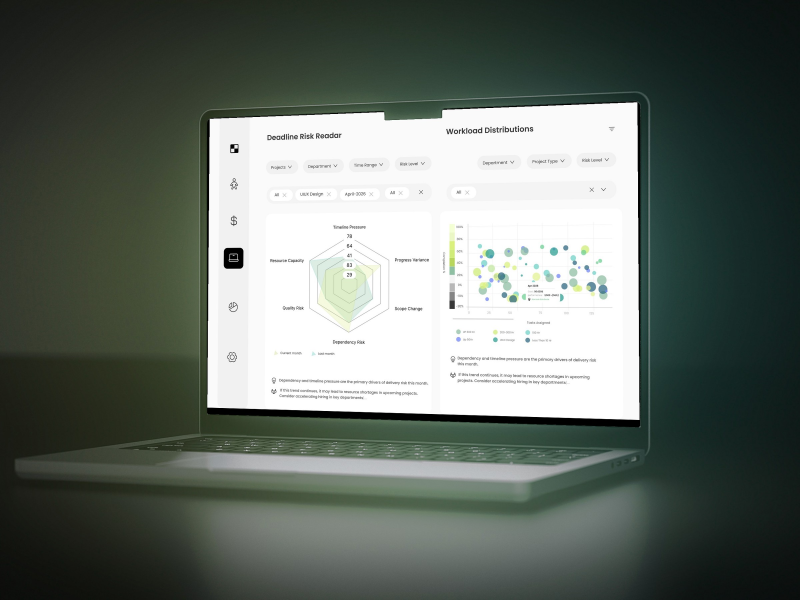
#> input picture behance-cover/showcase/laptop.jpg, 2400 x 1800 px, found by its file name (shown at 1/3 size)
$ python laptop.py
#> lines starting #> are read from the running program, lines starting #| are printed output that depends on the picture; after the words box and inside, x2 and y2 are one past the last pixel; in counts of white or black regions, pixels touching at a corner belong together
# Rovello-style cover for Foxlytics: the dashboard on a laptop in a dark studio, lit with the
# brand's lime and teal instead of Rovello's orange. 4:3 like the Framer gallery images.
# Laptop photo: ostudio on Unsplash (blank-screen mockup).
import sys, numpy as np
from PIL import Image, ImageFilter
from scipy import ndimage
U = '/tmp/claude-0/-home-user-claude-Ai-website-1/fd49522e-f0ff-52ed-b6c7-08cca43cc4fd/scratchpad/unsplash-bg/'
I = '/tmp/claude-0/-home-user-claude-Ai-website-1/fd49522e-f0ff-52ed-b6c7-08cca43cc4fd/images/'
TOP = int(sys.argv[2]) if len(sys.argv) > 2 else 560          # where the dashboard crop starts
photo = Image.open(U + 'laptop.jpg').convert('RGB')             # 3000 x 2000
#> photo is the input picture: PIL image 2400x1800 RGB; mean R, G, B 103.1, 111.6, 104.6
P = np.asarray(photo).astype(np.float32)
lum = P.mean(-1)

# the screen: the large bright area; its four corners from the extremes of x+y and x-y
scr = ndimage.binary_opening(lum > 170, iterations=3)
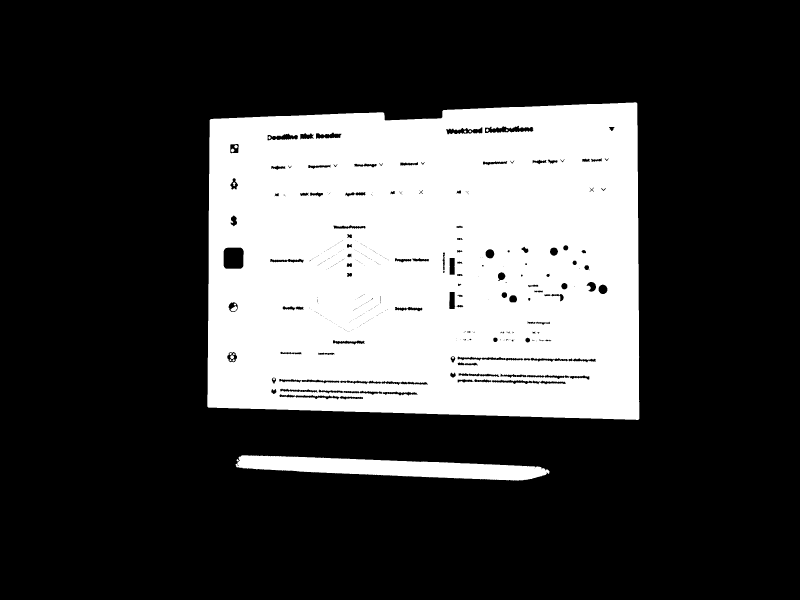
#> scr: shape (1800, 2400) bool (shown at 1/3 size); 27% white; 20 white regions, largest, box (x1, y1, x2, y2) and area: (622, 307, 1918, 1260) 1125611, (706, 1366, 1649, 1442) 40116, (691, 918, 711, 934) 196
lab, n = ndimage.label(scr); scr = lab == (np.argmax(ndimage.sum(scr, lab, range(1, n + 1))) + 1)
#> after `lab, n = ndimage.label(scr)`:
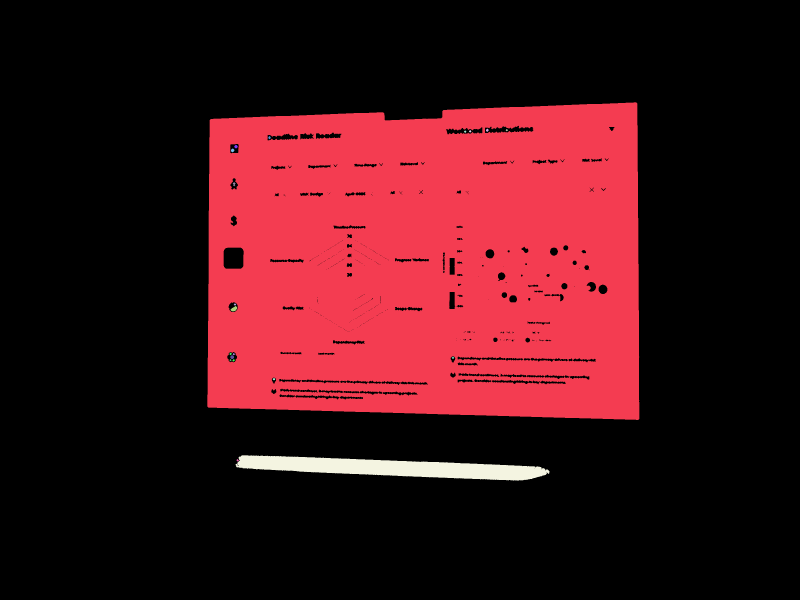
#> lab: shape (1800, 2400) int32 (shown at 1/3 size); 21 distinct labels, from 0 to 20; one colour per label, 0 black
#> after `lab, n = ndimage.label(scr)`: n = 20
#> after `scr = lab == np.argmax(ndimage.sum(scr, lab, range(1, n + 1))) + 1`:
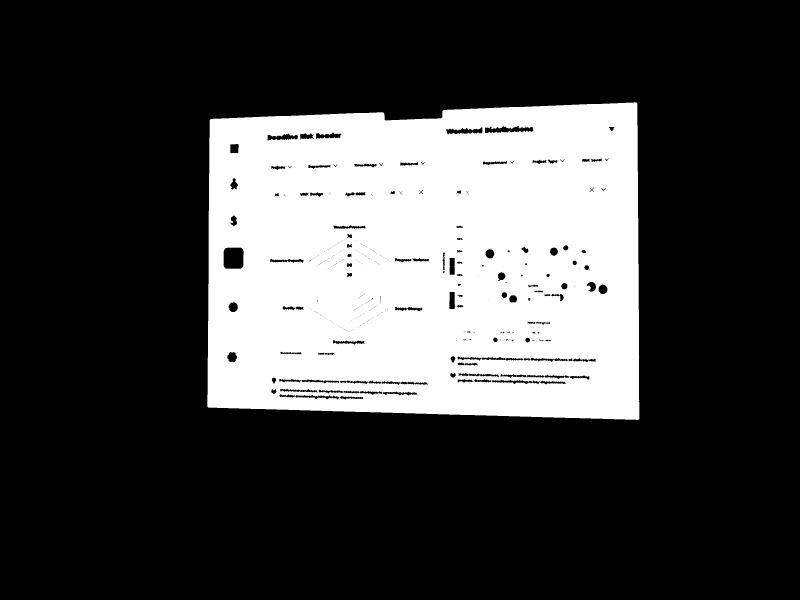
#> scr: shape (1800, 2400) bool (shown at 1/3 size); 26.1% white; 1 white region, box (x1, y1, x2, y2) and area: (622, 307, 1918, 1260) 1125611
ys, xs = np.nonzero(scr)
tl = (xs[np.argmin(xs + ys)], ys[np.argmin(xs + ys)]); br = (xs[np.argmax(xs + ys)], ys[np.argmax(xs + ys)])
#> after `tl = (xs[np.argmin(xs + ys)], ys[np.argmin(xs + ys)])`: tl = (632, 357)
#> after `br = (xs[np.argmax(xs + ys)], ys[np.argmax(xs + ys)])`: br = (1917, 1256)
tr = (xs[np.argmax(xs - ys)], ys[np.argmax(xs - ys)]); bl = (xs[np.argmin(xs - ys)], ys[np.argmin(xs - ys)])
#> after `tr = (xs[np.argmax(xs - ys)], ys[np.argmax(xs - ys)])`: tr = (1908, 307)
#> after `bl = (xs[np.argmin(xs - ys)], ys[np.argmin(xs - ys)])`: bl = (622, 1219)
print('screen corners', tl, tr, br, bl)
#| screen corners (632, 357) (1908, 307) (1917, 1256) (622, 1219)

# dashboard, cropped to the screen's own proportions, warped into the quad
#> (the run stopped early here; a loop or call above may not have finished)

$ run again, with behance-cover/showcase/foliage.jpg copied over behance-cover/showcase/laptop.jpg
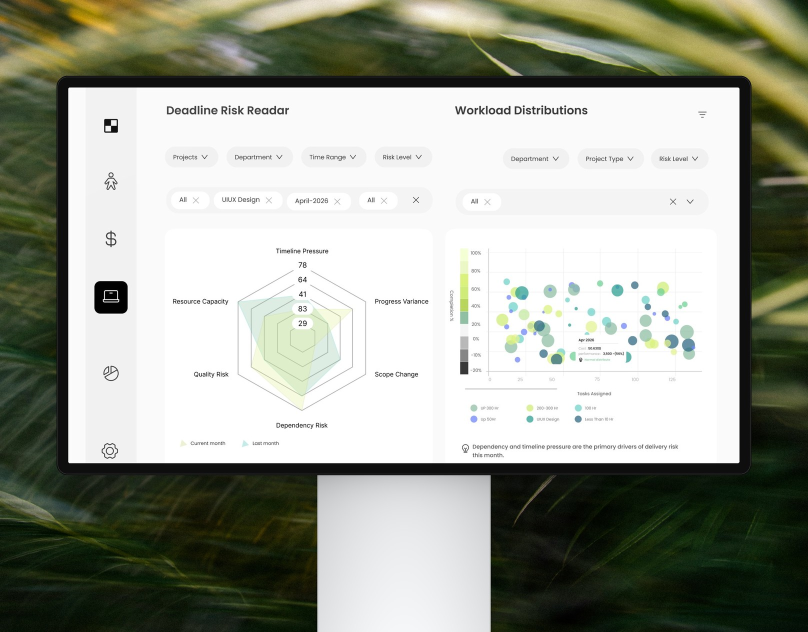
#> input picture behance-cover/showcase/foliage.jpg, 1616 x 1264 px, found by its file name (shown at 1/2 size)
#> photo is the input picture: PIL image 1616x1264 RGB; mean R, G, B 156.4, 160.1, 148.2
#> `lab, n = ndimage.label(scr)`:
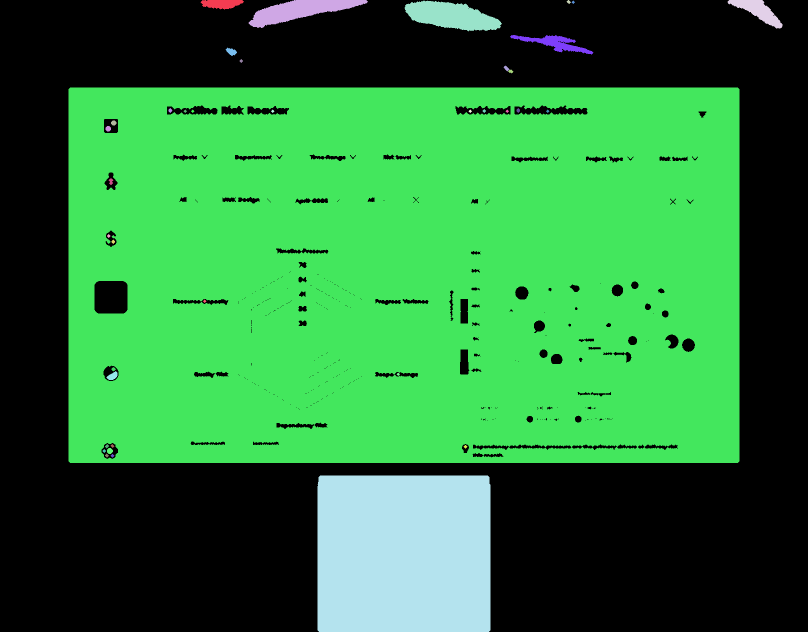
#> lab: shape (1264, 1616) int32 (shown at 1/2 size); 39 distinct labels, from 0 to 38; one colour per label, 0 black
#> n = 38
#> `scr = lab == np.argmax(ndimage.sum(scr, lab, range(1, n + 1))) + 1`:
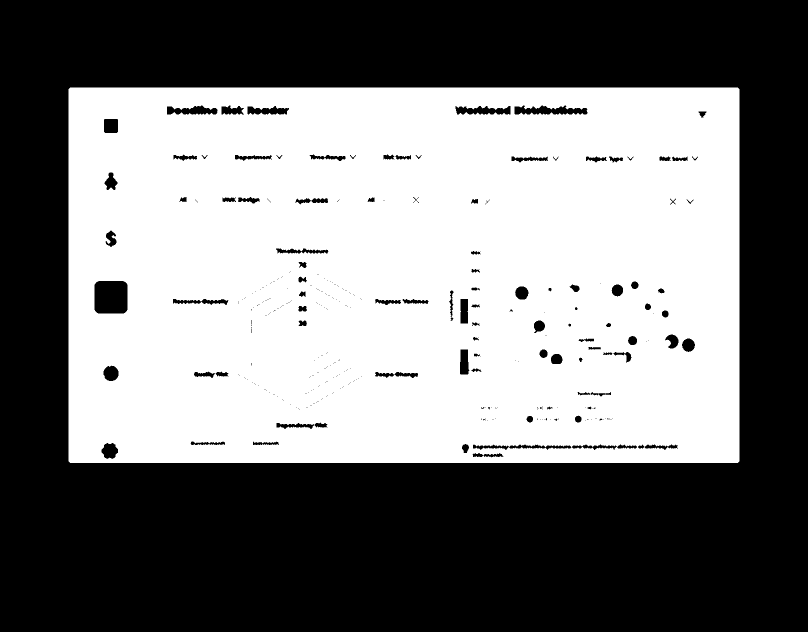
#> scr: shape (1264, 1616) bool (shown at 1/2 size); 47.7% white; 1 white region, box (x1, y1, x2, y2) and area: (137, 175, 1479, 926) 974322
#> tl = (140, 175)
#> br = (1478, 922)
#> tr = (1475, 175)
#> bl = (137, 922)
#| screen corners (140, 175) (1475, 175) (1478, 922) (137, 922)
